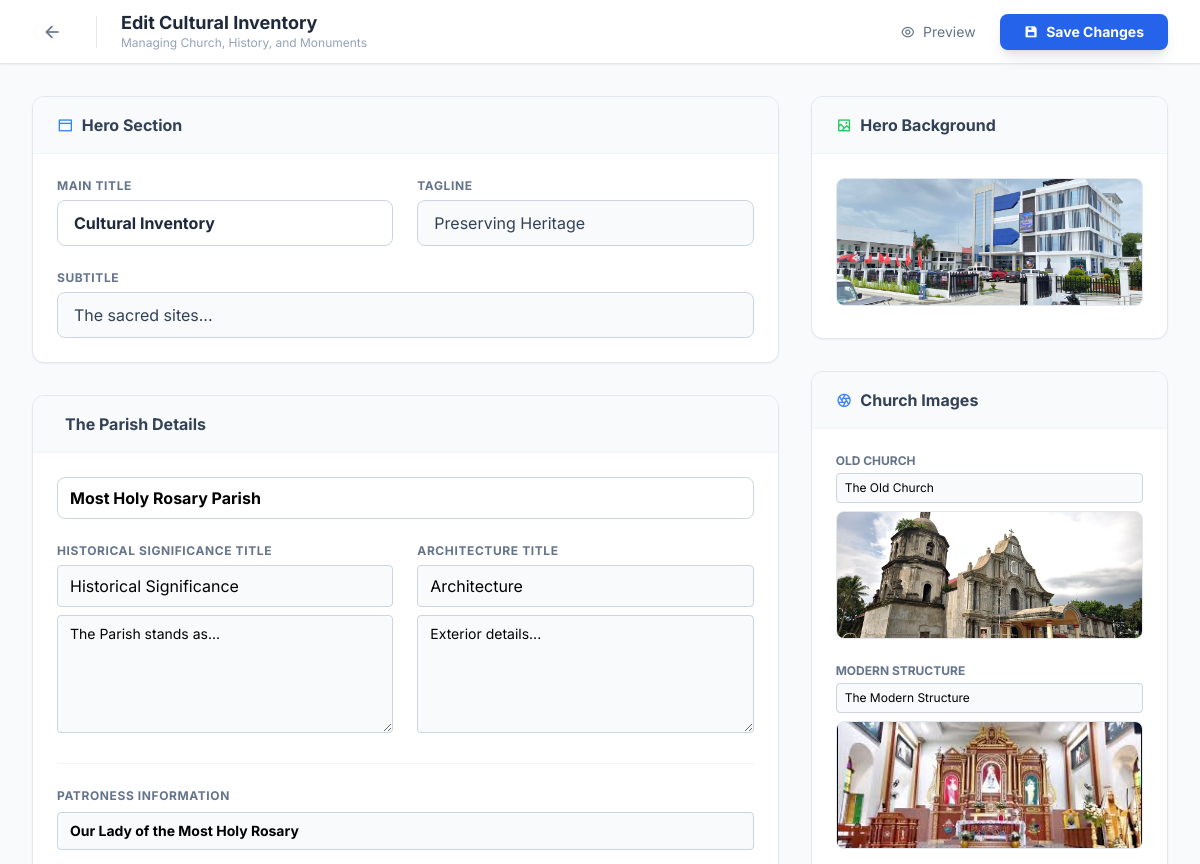
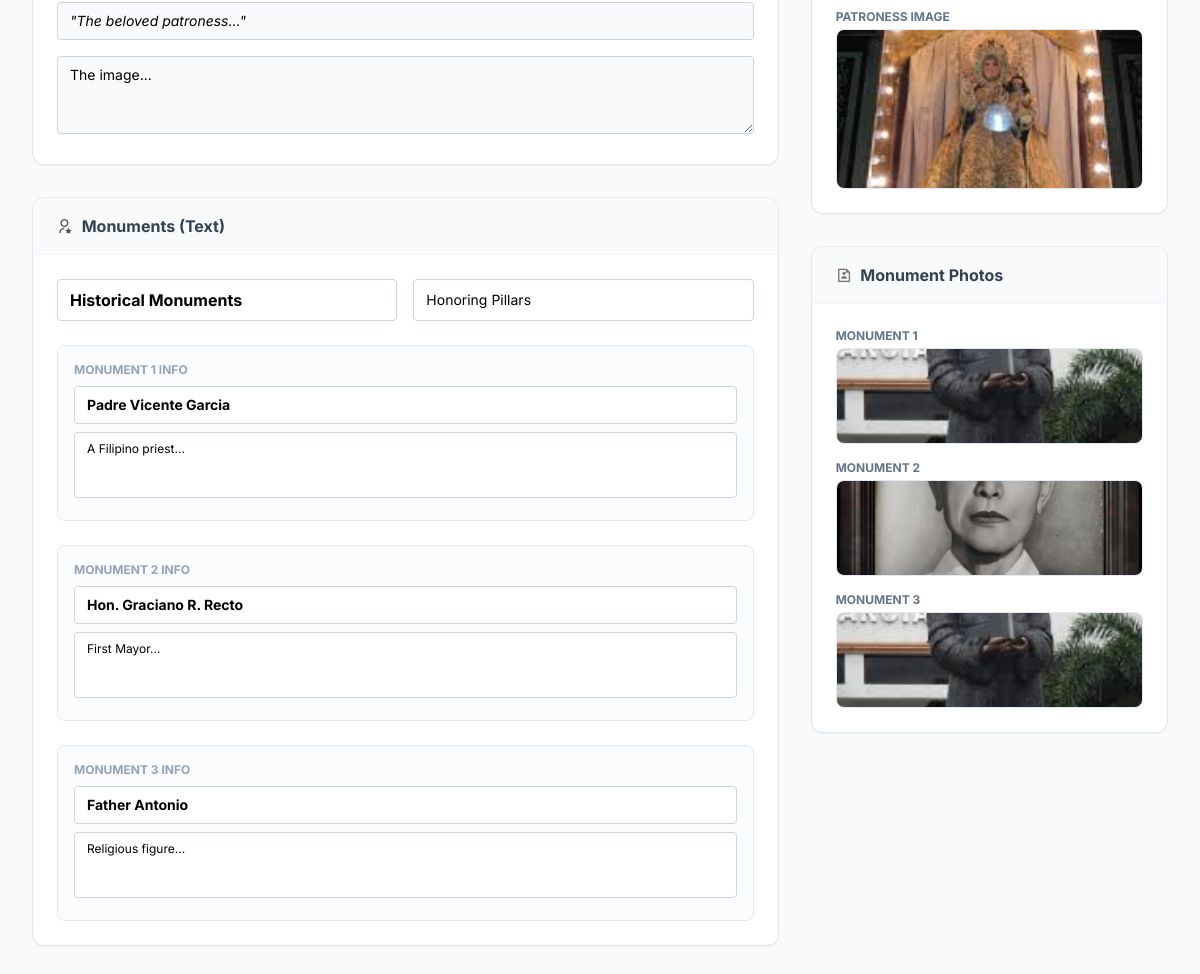
The page /edit-culture (signed in) on the database its author committed (2 pictures, top to bottom).
### webapp/models.py (models this page shows)
class SiteContent(db.Model):
    id = db.Column(db.Integer, primary_key=True)
    key = db.Column(db.String(100), unique=True, nullable=False)
    value = db.Column(db.Text, nullable=True)

### webapp/views.py (the view, shortened to what this page needs)
@views.route("/edit-culture", methods=["GET", "POST"])
@login_required
def edit_culture():
    if not current_user.is_admin: return redirect(url_for("views.home"))
    defaults = {
        'cult_hero_title': 'Cultural Inventory', 'cult_hero_sub': 'The sacred sites...', 'cult_hero_tag': 'Preserving Heritage', 'cult_hero_bg': url_for('static', filename='images/municipal.jpg'),
        'cult_church_title': 'Most Holy Rosary Parish', 'cult_old_img': url_for('static', filename='images/church_old.jpg'), 'cult_old_lbl': 'The Old Church', 'cult_new_img': url_for('static', filename='images/church_new.jpg'), 'cult_new_lbl': 'The Modern Structure',
        'cult_hist_title': 'Historical Significance', 'cult_hist_text': 'The Parish stands as...', 'cult_arch_title': 'Architecture', 'cult_arch_text': 'Exterior details...',
        'cult_patron_img': url_for('static', filename='images/mama_mary.jpg'), 'cult_patron_title': 'Our Lady of the Most Holy Rosary', 'cult_patron_sub': '"The beloved patroness..."', 'cult_patron_text': 'The image...',
        'cult_mon_title': 'Historical Monuments', 'cult_mon_sub': 'Honoring Pillars',
        'cult_m1_name': 'Padre Vicente Garcia', 'cult_m1_desc': 'A Filipino priest...', 'cult_m1_img': url_for('static', filename='images/monument_vicente.jpg'),
        'cult_m2_name': 'Hon. Graciano R. Recto', 'cult_m2_desc': 'First Mayor...', 'cult_m2_img': url_for('static', filename='images/monument_recto.jpg'),
        'cult_m3_name': 'Father Antonio', 'cult_m3_desc': 'Religious figure...', 'cult_m3_img': url_for('static', filename='images/monument_antonio.jpg')
    }
    content = {}
    for k, v in defaults.items(): content[k] = get_content(k, v)
    return render_template("edit_cultural_inventory.html", content=content)

### webapp/views.py (called while the page is built, shortened)
def get_content(key, default=""):
    content = SiteContent.query.filter_by(key=key).first()
    return content.value if content else default

@views.before_app_request
def check_maintenance():
    try:
        setting = SiteContent.query.filter_by(key='site_maintenance_mode').first()
        is_maintenance = (setting.value == 'true') if setting else False
    except:
        is_maintenance = False
    if not is_maintenance:
        return None

### webapp/templates/edit_cultural_inventory.html (shortened to what this page needs)
{% extends "base.html" %}
{% block navbar %}
<nav class="fixed top-0 w-full z-50 bg-white border-b border-slate-200 h-16 flex items-center justify-between px-4 md:px-8 shadow-sm">
    <div class="flex items-center gap-4">
        <a href="{{ url_for('views.dashboard') }}" class="w-10 h-10 flex items-center justify-center rounded-full hover:bg-slate-100 text-slate-500 transition" title="Back to Dashboard">
            <i class="ri-arrow-left-line text-xl"></i>
        </a>
        <div>
            <h1 class="text-lg font-bold text-slate-800 leading-tight">Edit Cultural Inventory</h1>
            <p class="text-xs text-slate-400 hidden md:block">Managing Church, History, and Monuments</p>
        </div>
    </div>
    <div class="flex items-center gap-3">
        <a href="{{ url_for('views.culture') }}" target="_blank" class="hidden md:flex items-center gap-2 text-sm text-slate-500 hover:text-blue-600 transition px-3 py-2">
            <i class="ri-eye-line"></i> Preview
        </a>
        <button type="submit" form="editForm" class="bg-blue-600 hover:bg-blue-700 text-white px-6 py-2 rounded-lg font-bold text-sm shadow-lg hover:shadow-blue-500/30 transition flex items-center gap-2">
            <i class="ri-save-3-fill"></i> Save Changes
        </button>
    </div>
</nav>
{% endblock %}
{% block content %}
<div class="min-h-screen bg-slate-50 pt-24 pb-20 px-4 md:px-8">
    <div class="max-w-7xl mx-auto">
        <form id="editForm" method="POST" enctype="multipart/form-data" class="grid grid-cols-1 lg:grid-cols-3 gap-8">
            <div class="lg:col-span-2 space-y-8">
                <div class="bg-white rounded-xl shadow-sm border border-slate-200 overflow-hidden">
                    <div class="bg-slate-50 border-b border-slate-100 px-6 py-4 flex items-center gap-2">
                        <i class="ri-layout-top-line text-blue-500"></i>
                        <h2 class="font-bold text-slate-700">Hero Section</h2>
                    </div>
                    <div class="p-6 space-y-6">
                        <div class="grid grid-cols-1 md:grid-cols-2 gap-6">
                            <div>
                                <label class="block text-xs font-bold uppercase text-slate-500 mb-1.5 tracking-wider">Main Title</label>
                                <input type="text" name="cult_hero_title" value="{{ content.cult_hero_title }}"
                                    class="w-full bg-white border border-slate-300 rounded-lg px-4 py-2.5 text-slate-800 font-bold focus:ring-2 focus:ring-blue-500 outline-none transition">
                            </div>
                            <div>
                                <label class="block text-xs font-bold uppercase text-slate-500 mb-1.5 tracking-wider">Tagline</label>
                                <input type="text" name="cult_hero_tag" value="{{ content.cult_hero_tag }}"
                                    class="w-full bg-slate-50 border border-slate-300 rounded-lg px-4 py-2.5 text-slate-700 focus:bg-white focus:ring-2 focus:ring-blue-500 outline-none transition">
                            </div>
                        </div>
                        <div>
                            <label class="block text-xs font-bold uppercase text-slate-500 mb-1.5 tracking-wider">Subtitle</label>
                            <input type="text" name="cult_hero_sub" value="{{ content.cult_hero_sub }}"
                                class="w-full bg-slate-50 border border-slate-300 rounded-lg px-4 py-2.5 text-slate-700 focus:bg-white focus:ring-2 focus:ring-blue-500 outline-none transition">
                        </div>
                    </div>
                </div>
                <div class="bg-white rounded-xl shadow-sm border border-slate-200 overflow-hidden">
                    <div class="bg-slate-50 border-b border-slate-100 px-6 py-4 flex items-center gap-2">
                        <h2 class="font-bold text-slate-700">The Parish Details</h2>
                    </div>
                    <div class="p-6 space-y-6">
                        <input type="text" name="cult_church_title" value="{{ content.cult_church_title }}" class="w-full bg-white border border-slate-300 rounded-lg px-3 py-2 font-bold focus:ring-2 focus:ring-blue-500 outline-none">
                        <div class="grid grid-cols-1 md:grid-cols-2 gap-6">
                            <div>
                                <label class="block text-xs font-bold uppercase text-slate-500 mb-1.5 tracking-wider">Historical Significance Title</label>
                                <input type="text" name="cult_hist_title" value="{{ content.cult_hist_title }}" class="w-full bg-slate-50 border border-slate-300 rounded px-3 py-2 mb-2 focus:bg-white outline-none">
                                <textarea name="cult_hist_text" rows="5" class="w-full bg-slate-50 border border-slate-300 rounded px-3 py-2 text-sm focus:bg-white outline-none">{{ content.cult_hist_text }}</textarea>
                            </div>
                            <div>
                                <label class="block text-xs font-bold uppercase text-slate-500 mb-1.5 tracking-wider">Architecture Title</label>
                                <input type="text" name="cult_arch_title" value="{{ content.cult_arch_title }}" class="w-full bg-slate-50 border border-slate-300 rounded px-3 py-2 mb-2 focus:bg-white outline-none">
                                <textarea name="cult_arch_text" rows="5" class="w-full bg-slate-50 border border-slate-300 rounded px-3 py-2 text-sm focus:bg-white outline-none">{{ content.cult_arch_text }}</textarea>
                            </div>
                        </div>
                        <div class="border-t border-slate-100 pt-6">
                            <label class="block text-xs font-bold uppercase text-slate-500 mb-2 tracking-wider">Patroness Information</label>
                            <div class="space-y-4">
                                <input type="text" name="cult_patron_title" value="{{ content.cult_patron_title }}" class="w-full bg-slate-50 border border-slate-300 rounded px-3 py-2 text-sm font-bold focus:bg-white outline-none" placeholder="Title">
                                <input type="text" name="cult_patron_sub" value="{{ content.cult_patron_sub }}" class="w-full bg-slate-50 border border-slate-300 rounded px-3 py-2 text-sm italic focus:bg-white outline-none" placeholder="Quote">
                                <textarea name="cult_patron_text" rows="3" class="w-full bg-slate-50 border border-slate-300 rounded px-3 py-2 text-sm focus:bg-white outline-none">{{ content.cult_patron_text }}</textarea>
                            </div>
                        </div>
                    </div>
                </div>
                <div class="bg-white rounded-xl shadow-sm border border-slate-200 overflow-hidden">
                    <div class="bg-slate-50 border-b border-slate-100 px-6 py-4 flex items-center gap-2">
                        <i class="ri-user-star-line text-stone-600"></i>
                        <h2 class="font-bold text-slate-700">Monuments (Text)</h2>
                    </div>
                    <div class="p-6 space-y-6">
                        <div class="grid grid-cols-1 md:grid-cols-2 gap-4">
                            <input type="text" name="cult_mon_title" value="{{ content.cult_mon_title }}" class="w-full bg-white border border-slate-300 rounded px-3 py-2 font-bold focus:ring-2 focus:ring-stone-500 outline-none">
                            <input type="text" name="cult_mon_sub" value="{{ content.cult_mon_sub }}" class="w-full bg-white border border-slate-300 rounded px-3 py-2 text-sm focus:ring-2 focus:ring-stone-500 outline-none">
                        </div>
                        {% for i in range(1, 4) %}
                        {% set n = i|string %}
                        <div class="border border-slate-200 rounded-lg p-4 bg-slate-50/50">
                            <label class="block text-xs font-bold uppercase text-slate-400 mb-2">Monument {{ i }} Info</label>
                            <input type="text" name="cult_m{{n}}_name" value="{{ content['cult_m'+n+'_name'] }}" class="w-full bg-white border border-slate-300 rounded px-3 py-2 text-sm font-bold mb-2 focus:ring-1 focus:ring-stone-500 outline-none" placeholder="Name">
                            <textarea name="cult_m{{n}}_desc" rows="3" class="w-full bg-white border border-slate-300 rounded px-3 py-2 text-xs focus:ring-1 focus:ring-stone-500 outline-none resize-none" placeholder="Description">{{ content['cult_m'+n+'_desc'] }}</textarea>
                        </div>
                        {% endfor %}
                    </div>
                </div>
            </div>
            <div class="lg:col-span-1 space-y-8">
                <div class="bg-white rounded-xl shadow-sm border border-slate-200 overflow-hidden">
                    <div class="bg-slate-50 border-b border-slate-100 px-6 py-4 flex items-center gap-2">
                        <i class="ri-image-2-line text-green-500"></i>
                        <h2 class="font-bold text-slate-700">Hero Background</h2>
                    </div>
                    <div class="p-6">
                        <div class="img-preview-box h-32 w-full mb-2">
                            {% if content.cult_hero_bg %}
                            <img src="{{ url_for('static', filename=content.cult_hero_bg.replace('static/', '')) if 'static/uploads' in content.cult_hero_bg else content.cult_hero_bg }}">
                            {% endif %}
                        </div>
                    </div>
                </div>
                <div class="bg-white rounded-xl shadow-sm border border-slate-200 overflow-hidden">
                    <div class="bg-slate-50 border-b border-slate-100 px-6 py-4 flex items-center gap-2">
                        <i class="ri-camera-lens-line text-blue-500"></i>
                        <h2 class="font-bold text-slate-700">Church Images</h2>
                    </div>
                    <div class="p-6 space-y-6">
                        <div>
                            <label class="block text-xs font-bold uppercase text-slate-500 mb-1">Old Church</label>
                            <input type="text" name="cult_old_lbl" value="{{ content.cult_old_lbl }}" class="w-full bg-slate-50 border border-slate-300 rounded px-2 py-1.5 text-xs mb-2">
                            <div class="img-preview-box h-32 w-full">
                                <img src="{{ url_for('static', filename=content.cult_old_img.replace('static/', '')) if 'static/uploads' in content.cult_old_img else content.cult_old_img }}">
                            </div>
                        </div>
                        <div>
                            <label class="block text-xs font-bold uppercase text-slate-500 mb-1">Modern Structure</label>
                            <input type="text" name="cult_new_lbl" value="{{ content.cult_new_lbl }}" class="w-full bg-slate-50 border border-slate-300 rounded px-2 py-1.5 text-xs mb-2">
                            <div class="img-preview-box h-32 w-full">
                                <img src="{{ url_for('static', filename=content.cult_new_img.replace('static/', '')) if 'static/uploads' in content.cult_new_img else content.cult_new_img }}">
                            </div>
                        </div>
                        <div>
                            <label class="block text-xs font-bold uppercase text-slate-500 mb-1">Patroness Image</label>
                            <div class="img-preview-box h-40 w-full">
                                <img src="{{ url_for('static', filename=content.cult_patron_img.replace('static/', '')) if 'static/uploads' in content.cult_patron_img else content.cult_patron_img }}">
                            </div>
                        </div>
                    </div>
                </div>
                <div class="bg-white rounded-xl shadow-sm border border-slate-200 overflow-hidden">
                    <div class="bg-slate-50 border-b border-slate-100 px-6 py-4 flex items-center gap-2">
                        <i class="ri-file-user-line text-stone-500"></i>
                        <h2 class="font-bold text-slate-700">Monument Photos</h2>
                    </div>
                    <div class="p-6 space-y-4">
                        {% for i in range(1, 4) %}
                        {% set n = i|string %}
                        <div>
                            <label class="block text-xs font-bold uppercase text-slate-500 mb-1">Monument {{ i }}</label>
                            <div class="img-preview-box h-24 w-full">
                                <img src="{{ url_for('static', filename=content['cult_m'+n+'_img'].replace('static/', '')) if 'static/uploads' in content['cult_m'+n+'_img'] else content['cult_m'+n+'_img'] }}">
                            </div>
                        </div>
                        {% endfor %}
                    </div>
                </div>
            </div>
        </form>
    </div>
</div>
{% endblock %}

### webapp/templates/base.html (style rules this page uses)
html, body { overflow-x: hidden; width: 100%; margin: 0; padding: 0; background-color: #f8fafc; transition: all 0.3s ease; }

### webapp/templates/edit_cultural_inventory.html (style rules this page uses)
.img-preview-box { position: relative; overflow: hidden; border-radius: 0.5rem; border: 1px solid #e2e8f0; background-color: #f8fafc; }
.img-preview-box img { width: 100%; height: 100%; object-fit: cover; }

### rows shown on the page
SiteContent: cult_hero_title "Cultural Inventory"
SiteContent: cult_hero_tag "Preserving Heritage"
SiteContent: cult_hero_sub "The sacred sites..."
SiteContent: cult_church_title "Most Holy Rosary Parish"
SiteContent: cult_hist_title "Historical Significance"
SiteContent: cult_hist_text "The Parish stands as..."
SiteContent: cult_arch_title "Architecture"
SiteContent: cult_arch_text "Exterior details..."
SiteContent: cult_patron_title "Our Lady of the Most Holy Rosary"
SiteContent: cult_patron_sub "\"The beloved patroness...\""
SiteContent: cult_patron_text "The image..."
SiteContent: cult_mon_title "Historical Monuments"
SiteContent: cult_mon_sub "Honoring Pillars"
SiteContent: cult_m1_name "Padre Vicente Garcia"
SiteContent: cult_m1_desc "A Filipino priest..."
SiteContent: cult_m2_name "Hon. Graciano R. Recto"
SiteContent: cult_m2_desc "First Mayor..."
SiteContent: cult_m3_name "Father Antonio"
SiteContent: cult_m3_desc "Religious figure..."
SiteContent: cult_old_lbl "The Old Church"
SiteContent: value (picture)
SiteContent: cult_new_lbl "The Modern Structure"
SiteContent: value (placeholder picture)
SiteContent: value (picture)
SiteContent: value (picture)
SiteContent: value (picture)
SiteContent: value (picture)

### other values the page prints
{{ i }} "1" "2" "3"
